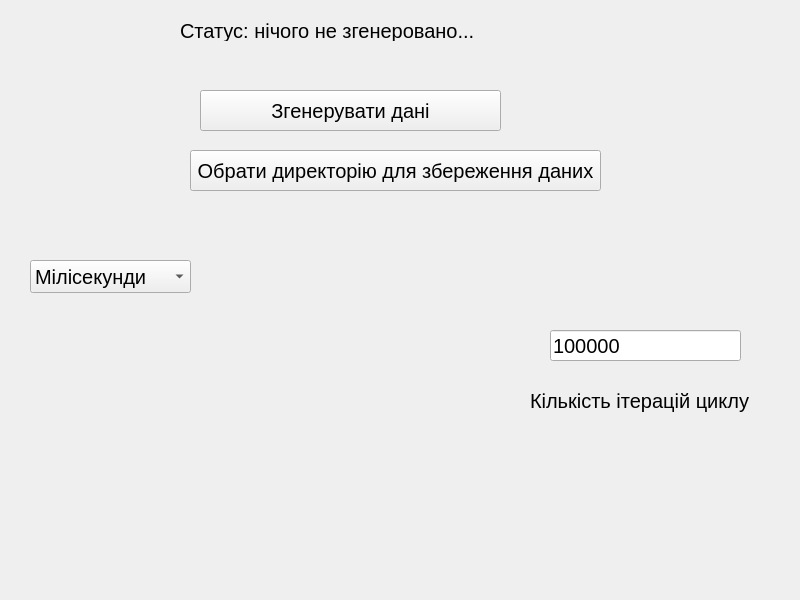
<?xml version="1.0" encoding="UTF-8"?>
<ui version="4.0">
 <class>Measuring_Interface</class>
 <widget class="QMainWindow" name="Measuring_Interface">
  <property name="geometry">
   <rect>
    <x>0</x>
    <y>0</y>
    <width>800</width>
    <height>600</height>
   </rect>
  </property>
  <property name="windowTitle">
   <string>Measuring application</string>
  </property>
  <widget class="QWidget" name="Window">
   <widget class="QPushButton" name="Generate">
    <property name="geometry">
     <rect>
      <x>200</x>
      <y>90</y>
      <width>301</width>
      <height>41</height>
     </rect>
    </property>
    <property name="font">
     <font>
      <pointsize>15</pointsize>
     </font>
    </property>
    <property name="text">
     <string>Згенерувати дані</string>
    </property>
   </widget>
   <widget class="QPushButton" name="Save">
    <property name="geometry">
     <rect>
      <x>190</x>
      <y>150</y>
      <width>411</width>
      <height>41</height>
     </rect>
    </property>
    <property name="font">
     <font>
      <pointsize>15</pointsize>
     </font>
    </property>
    <property name="text">
     <string>Обрати директорію для збереження даних</string>
    </property>
   </widget>
   <widget class="QLabel" name="Status">
    <property name="geometry">
     <rect>
      <x>180</x>
      <y>20</y>
      <width>741</width>
      <height>21</height>
     </rect>
    </property>
    <property name="font">
     <font>
      <pointsize>15</pointsize>
     </font>
    </property>
    <property name="text">
     <string>Статус: нічого не згенеровано...</string>
    </property>
   </widget>
   <widget class="QLineEdit" name="Count">
    <property name="geometry">
     <rect>
      <x>550</x>
      <y>330</y>
      <width>191</width>
      <height>31</height>
     </rect>
    </property>
    <property name="font">
     <font>
      <pointsize>15</pointsize>
     </font>
    </property>
    <property name="text">
     <string>100000</string>
    </property>
   </widget>
   <widget class="QLabel" name="Iterations">
    <property name="geometry">
     <rect>
      <x>530</x>
      <y>380</y>
      <width>231</width>
      <height>41</height>
     </rect>
    </property>
    <property name="font">
     <font>
      <pointsize>15</pointsize>
     </font>
    </property>
    <property name="text">
     <string>Кількість ітерацій циклу</string>
    </property>
   </widget>
   <widget class="QComboBox" name="Choice">
    <property name="geometry">
     <rect>
      <x>30</x>
      <y>260</y>
      <width>161</width>
      <height>33</height>
     </rect>
    </property>
    <property name="font">
     <font>
      <pointsize>15</pointsize>
     </font>
    </property>
    <property name="currentText">
     <string>Мілісекунди</string>
    </property>
    <item>
     <property name="text">
      <string>Мілісекунди</string>
     </property>
    </item>
    <item>
     <property name="text">
      <string>Мікросекунди</string>
     </property>
    </item>
    <item>
     <property name="text">
      <string>Наносекунди</string>
     </property>
    </item>
   </widget>
  </widget>
 </widget>
 <resources/>
 <connections>
  <connection>
   <sender>Generate</sender>
   <signal>released()</signal>
   <receiver>Measuring_Interface</receiver>
   <slot>Generate()</slot>
   <hints>
    <hint type="sourcelabel">
     <x>350</x>
     <y>110</y>
    </hint>
    <hint type="destinationlabel">
     <x>399</x>
     <y>299</y>
    </hint>
   </hints>
  </connection>
  <connection>
   <sender>Save</sender>
   <signal>released()</signal>
   <receiver>Measuring_Interface</receiver>
   <slot>Save()</slot>
   <hints>
    <hint type="sourcelabel">
     <x>395</x>
     <y>170</y>
    </hint>
    <hint type="destinationlabel">
     <x>399</x>
     <y>299</y>
    </hint>
   </hints>
  </connection>
  <connection>
   <sender>Count</sender>
   <signal>returnPressed()</signal>
   <receiver>Measuring_Interface</receiver>
   <slot>Check()</slot>
   <hints>
    <hint type="sourcelabel">
     <x>645</x>
     <y>345</y>
    </hint>
    <hint type="destinationlabel">
     <x>399</x>
     <y>299</y>
    </hint>
   </hints>
  </connection>
 </connections>
 <slots>
  <slot>Generate()</slot>
  <slot>Save()</slot>
  <slot>Check()</slot>
 </slots>
</ui>
